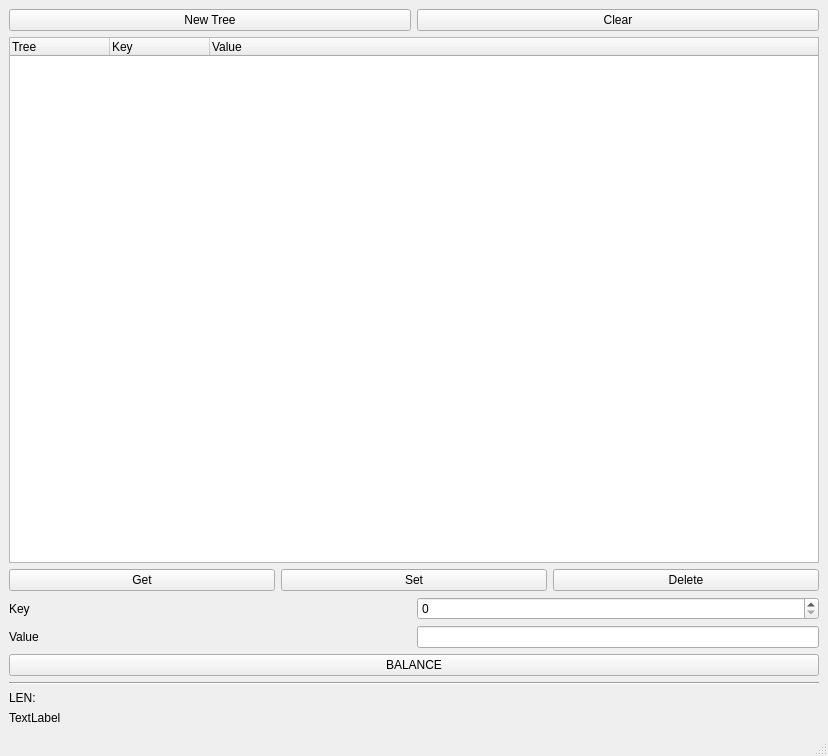
<?xml version="1.0" encoding="UTF-8"?>
<ui version="4.0">
 <class>MainWindow</class>
 <widget class="QMainWindow" name="MainWindow">
  <property name="geometry">
   <rect>
    <x>0</x>
    <y>0</y>
    <width>828</width>
    <height>756</height>
   </rect>
  </property>
  <property name="windowTitle">
   <string>MainWindow</string>
  </property>
  <widget class="QWidget" name="centralwidget">
   <layout class="QGridLayout" name="gridLayout">
    <item row="7" column="1">
     <widget class="QLineEdit" name="value"/>
    </item>
    <item row="0" column="1">
     <widget class="QPushButton" name="clearBtn">
      <property name="sizePolicy">
       <sizepolicy hsizetype="Minimum" vsizetype="Fixed">
        <horstretch>1</horstretch>
        <verstretch>0</verstretch>
       </sizepolicy>
      </property>
      <property name="text">
       <string>Clear</string>
      </property>
     </widget>
    </item>
    <item row="6" column="1">
     <widget class="QSpinBox" name="key">
      <property name="maximum">
       <number>999999999</number>
      </property>
     </widget>
    </item>
    <item row="2" column="0" colspan="2">
     <layout class="QHBoxLayout" name="horizontalLayout">
      <item>
       <widget class="QPushButton" name="getBtn">
        <property name="text">
         <string>Get</string>
        </property>
       </widget>
      </item>
      <item>
       <widget class="QPushButton" name="setBtn">
        <property name="text">
         <string>Set</string>
        </property>
       </widget>
      </item>
      <item>
       <widget class="QPushButton" name="delBtn">
        <property name="text">
         <string>Delete</string>
        </property>
       </widget>
      </item>
     </layout>
    </item>
    <item row="1" column="0" colspan="2">
     <widget class="QTreeWidget" name="tree">
      <column>
       <property name="text">
        <string>Tree</string>
       </property>
      </column>
      <column>
       <property name="text">
        <string>Key</string>
       </property>
      </column>
      <column>
       <property name="text">
        <string>Value</string>
       </property>
      </column>
     </widget>
    </item>
    <item row="6" column="0">
     <widget class="QLabel" name="label_3">
      <property name="text">
       <string>Key</string>
      </property>
     </widget>
    </item>
    <item row="9" column="0" colspan="2">
     <widget class="Line" name="line">
      <property name="orientation">
       <enum>Qt::Horizontal</enum>
      </property>
     </widget>
    </item>
    <item row="8" column="0" colspan="2">
     <widget class="QPushButton" name="balanceBtn">
      <property name="text">
       <string>BALANCE</string>
      </property>
     </widget>
    </item>
    <item row="0" column="0">
     <widget class="QPushButton" name="randBtn">
      <property name="sizePolicy">
       <sizepolicy hsizetype="Minimum" vsizetype="Fixed">
        <horstretch>1</horstretch>
        <verstretch>0</verstretch>
       </sizepolicy>
      </property>
      <property name="text">
       <string>New Tree</string>
      </property>
     </widget>
    </item>
    <item row="7" column="0">
     <widget class="QLabel" name="label_4">
      <property name="text">
       <string>Value</string>
      </property>
     </widget>
    </item>
    <item row="10" column="0">
     <widget class="QLabel" name="label">
      <property name="text">
       <string>LEN:</string>
      </property>
     </widget>
    </item>
    <item row="11" column="0">
     <widget class="QLabel" name="totlen">
      <property name="text">
       <string>TextLabel</string>
      </property>
     </widget>
    </item>
   </layout>
  </widget>
  <widget class="QMenuBar" name="menubar">
   <property name="geometry">
    <rect>
     <x>0</x>
     <y>0</y>
     <width>828</width>
     <height>22</height>
    </rect>
   </property>
  </widget>
  <widget class="QStatusBar" name="statusbar"/>
 </widget>
 <resources/>
 <connections/>
</ui>
